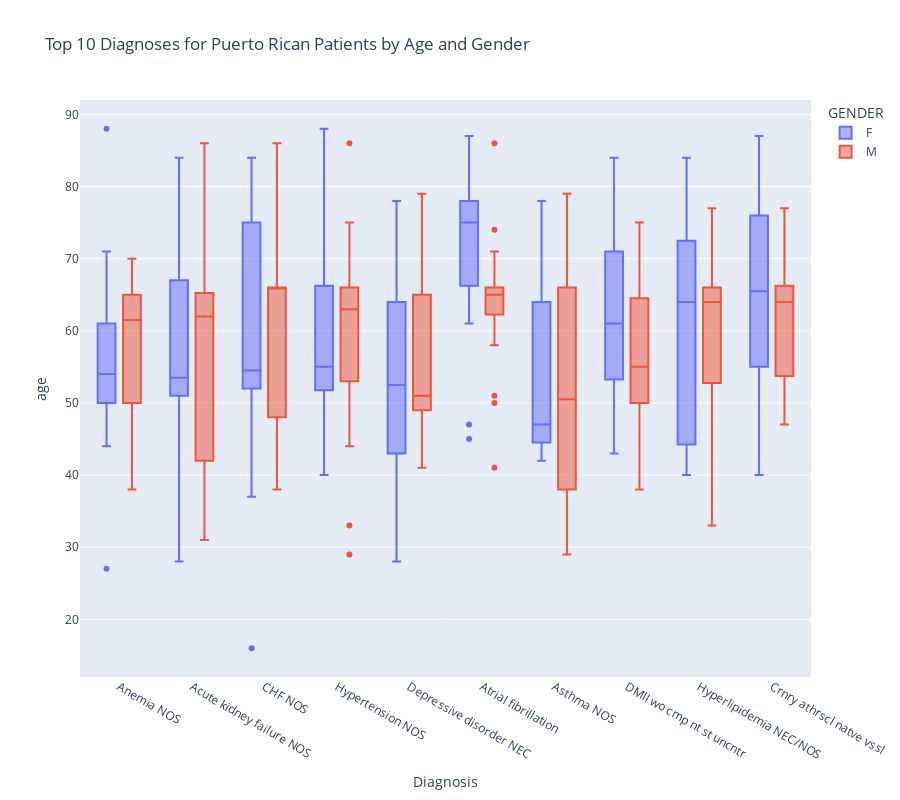

Source (notebook cell):
### Code cell
fig = px.box(top_puerto_rican_diagnoses, x='SHORT_TITLE', y='age', color='GENDER', title='Top 10 Diagnoses for Puerto Rican Patients by Age and Gender', 
             labels={'SHORT_TITLE':'Diagnosis'})
fig.update_layout(height=800)
fig.show()

### Figure 1 — Plotly figure (JSON) as saved in the notebook; plotly's stock layout.template omitted (floating-point values rounded to 4 significant figures; data arrays with more than 128 entries replaced by an {"elided": "..."} marker saying what was removed)
{"data": [{"alignmentgroup": "True", "hovertemplate": "GENDER=F<br>Diagnosis=%{x}<br>age=%{y}<extra></extra>", "legendgroup": "F", "marker": {"color": "#636efa"}, "name": "F", "notched": false, "offsetgroup": "F", "orientation": "v", "showlegend": true, "type": "box", "x": {"elided": "202 str values"}, "x0": " ", "xaxis": "x", "y": {"elided": "202 int values"}, "y0": " ", "yaxis": "y"}, {"alignmentgroup": "True", "hovertemplate": "GENDER=M<br>Diagnosis=%{x}<br>age=%{y}<extra></extra>", "legendgroup": "M", "marker": {"color": "#EF553B"}, "name": "M", "notched": false, "offsetgroup": "M", "orientation": "v", "showlegend": true, "type": "box", "x": {"elided": "302 str values"}, "x0": " ", "xaxis": "x", "y": {"elided": "302 int values"}, "y0": " ", "yaxis": "y"}], "layout": {"boxmode": "group", "height": 800, "legend": {"title": {"text": "GENDER"}, "tracegroupgap": 0}, "title": {"text": "Top 10 Diagnoses for Puerto Rican Patients by Age and Gender"}, "xaxis": {"anchor": "y", "domain": [0, 1], "title": {"text": "Diagnosis"}}, "yaxis": {"anchor": "x", "domain": [0, 1], "title": {"text": "age"}}}}
